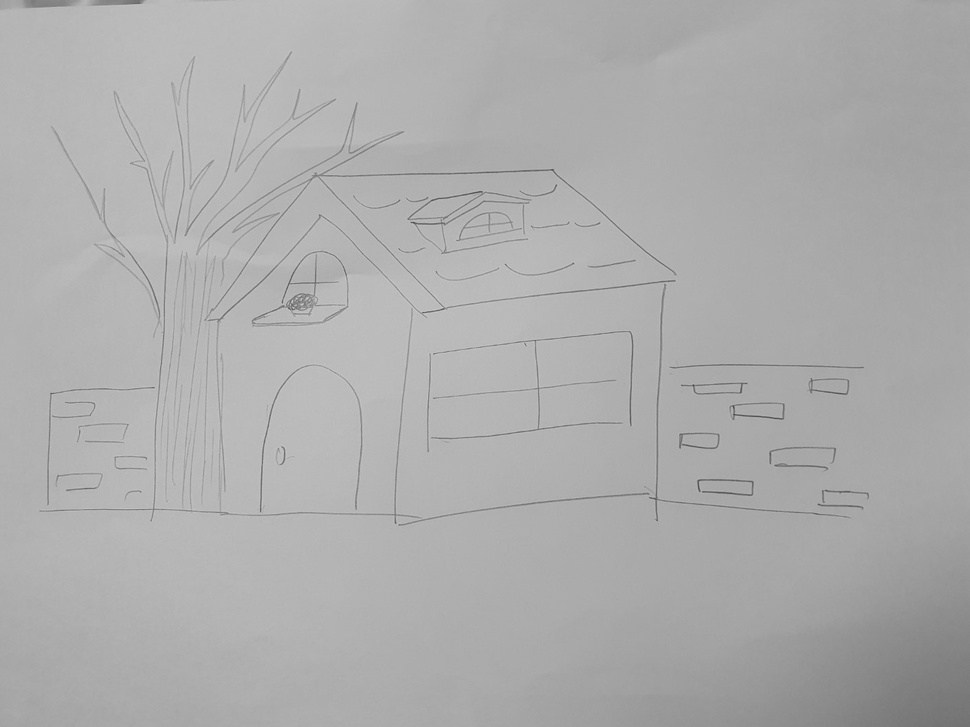
#> input picture example.jpg, 970 x 727 px, shrunk from 1411 x 1058 before the run; its folder holds 4 pictures in this run
$ jupyter execute --allow-errors preprocessing.ipynb
#> lines starting #> are read from the running program, lines starting #| are printed output that depends on the picture; after the words box and inside, x2 and y2 are one past the last pixel; in counts of white or black regions, pixels touching at a corner belong together
[cell 1]
import json
import os
from pathlib import Path
from PIL import Image

#클래스 이름을 ID로 매핑
class_map = {
    "집전체":0,
    "지붕":1,
    "집벽":2,
    "문":3, #유무
    "창문":4, #유무
    "굴뚝":5, #유무
    "연기":6, #유무
    "울타리":7, #유무
    #"길":8,
    #"연못":9,
    "산":8, #유무
    "나무":9, #유무
    "꽃":10, #유무
    "잔디":11, #유무
    "태양":12, #유무

    "나무전체":13,
    "기둥":14, #크기
    "수관":15,
    "가지":16, #크기, 유무
    "뿌리":17, #유무, 크기
    "나뭇잎":18, #크기
    #"꽃":21,
    "열매":19, #유무
    #"그네":23,
    #"새":24,
    #"다람쥐":25,
    #"구름":26,
    #"달":27,
    #"별":28,

    "사람전체":20,
    "머리":21, #크기
    "얼굴":22,
    "눈":23,
    "코":24,
    "입":25,
    "귀":26,
    "머리카락":27,
    "목":28,
    "상체":29,
    "팔":30,
    "손":31,
    "다리":32,
    "발":33,
    "단추":34,
    "주머니":35,
    #"운동화":45,
    #"구두":46
}

#YOLO 형식으로 변환
# [43 lines left out: functions convert_to_yolo_format, save_yolo_labels, convert_json_to_yolo, not called in this run]

[cell 2]
#JSON 파일을 YOLO 학습을 위해 변환_validation
from tqdm import tqdm

#저장 디렉토리 설정
save_dir = Path(r"C:\Users\User\HTP_Test\YOLO\valid\labels")
save_dir.mkdir(parents=True, exist_ok=True)

folder_path = r"C:\Users\User\HTP_Test\unzipped_data\validation\label"
img_path=r"C:\Users\User\HTP_Test\unzipped_data\validation\image"

#변환 수행
'''
for file in tqdm(os.listdir(folder_path)):
    file_path = os.path.join(folder_path, file)
    convert_json_to_yolo(file_path, save_dir, img_path)
'''
print(len(os.listdir(r"C:\Users\User\HTP_Test\YOLO\valid\labels")))

[cell 3]
#JSON 파일을 YOLO 학습을 위해 변환_train

#저장 디렉토리 설정
save_dir = Path(r"C:\Users\User\HTP_Test\YOLO\train\labels")
save_dir.mkdir(parents=True, exist_ok=True)

folder_path = r"C:\Users\User\HTP_Test\unzipped_data\train\label"
img_path=r"C:\Users\User\HTP_Test\unzipped_data\train\image"

#변환 수행
'''
for file in tqdm(os.listdir(folder_path)):
    file_path = os.path.join(folder_path, file)
    convert_json_to_yolo(file_path, save_dir, img_path)
'''
print(len(os.listdir(r"C:\Users\User\HTP_Test\YOLO\train\labels")))

[cell 4]
#이미지 전처리

import cv2
from tqdm import tqdm
import os
import numpy as np
import matplotlib.pyplot as plt

# [21 lines left out: function otsu, not called in this run]

[cell 5]
def otsu1(img_path, output_path):
#> called with output_path = 'C:\\Users\\Minjeong\\Desktop\\파기딥프젝'
    stream = open(img_path, 'rb')
    bytes_array = bytearray(stream.read())
    np_array = np.asarray(bytes_array, dtype=np.uint8)
    img = cv2.imdecode(np_array, cv2.IMREAD_GRAYSCALE)
#> img is the input picture: shape (727, 970); min 67, max 209, mean 172.9
    #가우시안 블러
    img = cv2.GaussianBlur(img, (5, 5), 0)

    #CLAHE
    clahe = cv2.createCLAHE(clipLimit=1.0, tileGridSize=(8, 8))
    img = clahe.apply(img)

    #Adaptive Thresholding
    img = cv2.adaptiveThreshold(img, 255,  cv2.ADAPTIVE_THRESH_MEAN_C,  cv2.THRESH_BINARY, 11, 5)
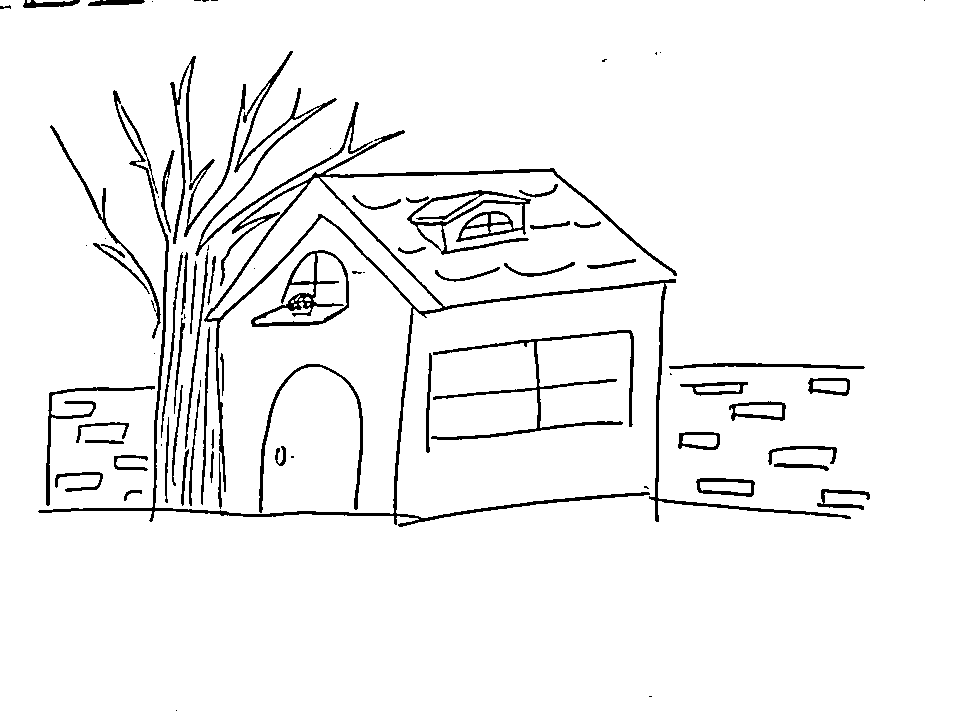
#> img: shape (727, 970); 95.2% white; 83 black regions (25 under 20 px), largest, box (x1, y1, x2, y2) and area: (38, 90, 851, 527) 10778, (431, 330, 634, 440) 2296, (195, 51, 373, 256) 2230


    #Morphological Transformations
    kernel = np.ones((3, 3), np.uint8)
    res = cv2.morphologyEx(img, cv2.MORPH_OPEN, kernel)
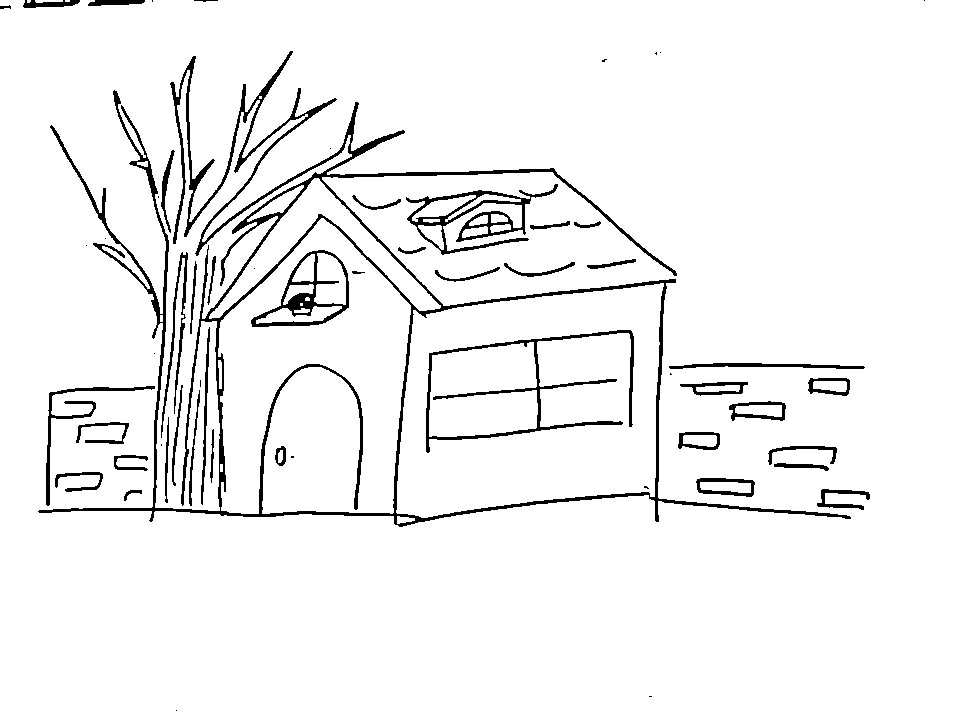
#> res: shape (727, 970); 95% white; 58 black regions (18 under 20 px), largest, box (x1, y1, x2, y2) and area: (38, 51, 851, 527) 18549, (426, 330, 634, 453) 2618, (406, 184, 558, 255) 2291

    res=cv2.fastNlMeansDenoising(img, dst=None, h=10, templateWindowSize=7, searchWindowSize=21)

    filename = os.path.splitext(os.path.basename(img_path))[0]
    save_path = os.path.join(output_path, f"{filename}_adaptive.jpg")
    ext = os.path.splitext(save_path)[1]
    result, encoded_img = cv2.imencode(ext, res)
    with open(save_path, mode='wb') as file:
        file.write(encoded_img)

img_path=r'C:\Users\Minjeong\Desktop\파기딥프젝\example.jpg'
output_path=r'C:\Users\Minjeong\Desktop\파기딥프젝'
otsu1(img_path, output_path)
